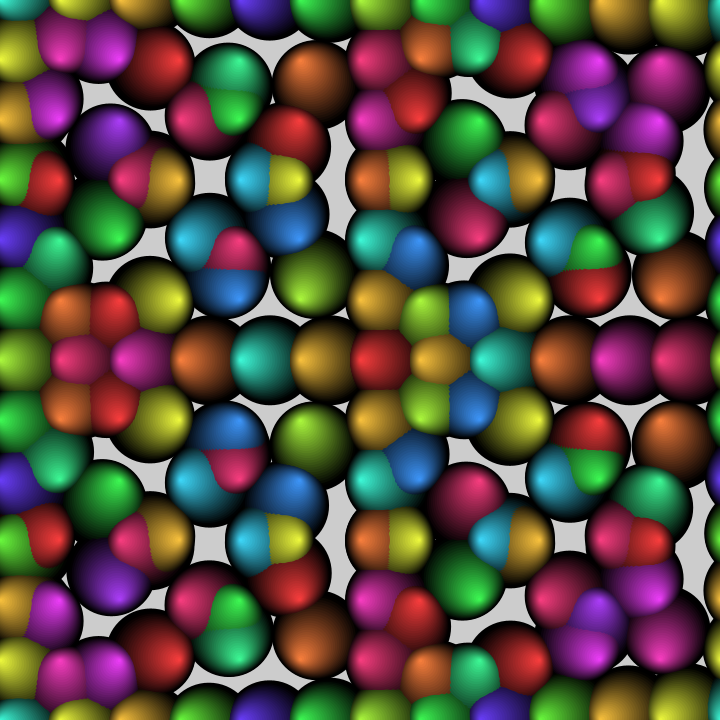
Frame 1 (no input)
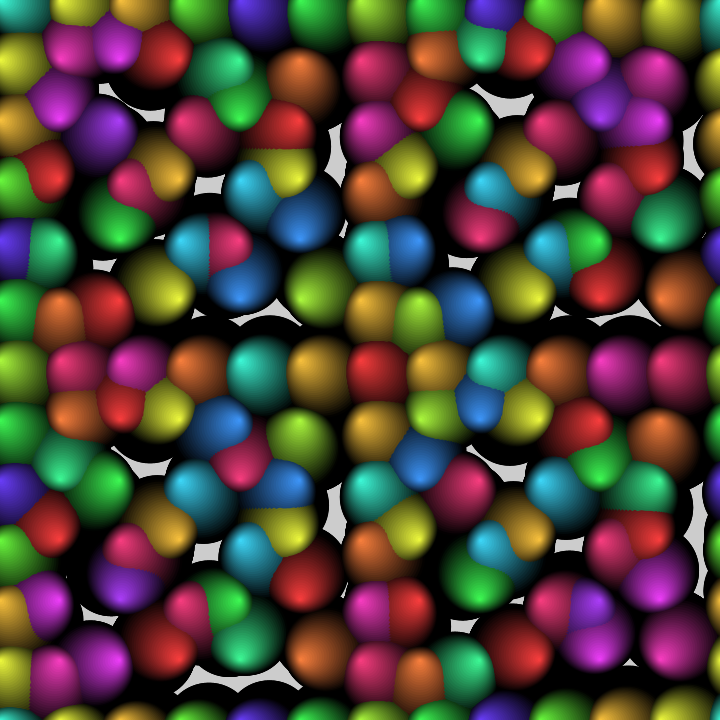
Frame 60 (the mouse pressed at the canvas centre just before this capture)
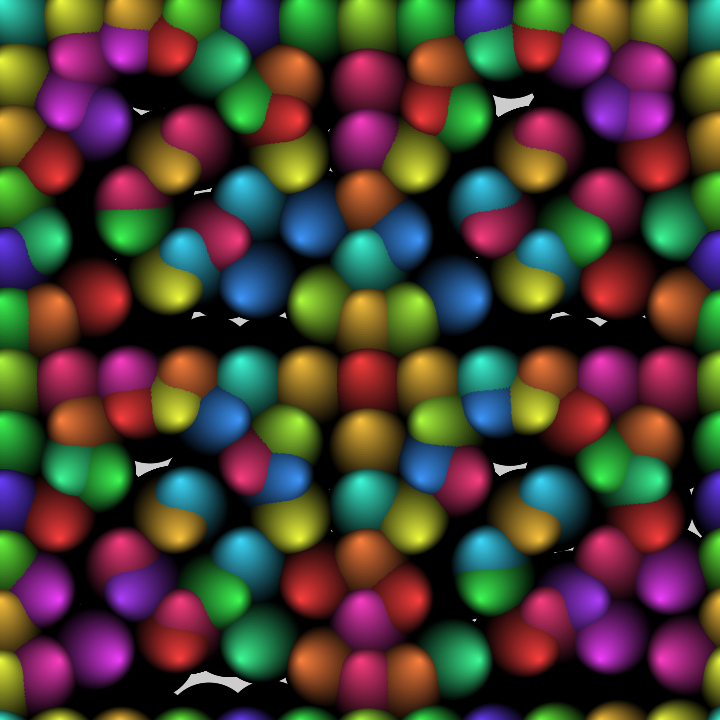
Frame 120 (the mouse held since frame 60 and released just before this capture)

The Processing sketch that drew these frames (run headless with seeded random() and noise(); from frame 60 on, the mouse is pressed at the canvas centre):

// Processing sketch: bit2atom_20210217c_occColorBalls2
// ── bit2atom_20210217c_occColorBalls2.pde
float t, d, x, y, E=360;
void setup() {
  size(720, 720);
  noStroke();
  colorMode(HSB);
}
void draw() {
  clear();
  t+=.01;
  for (d=90; d>0; d-=3)
    for (y=-E; y<=E; y+=60)
      for (x=-E; x<=E; x+=60) {
        fill((x*x+y*y)%255, 192, 255-d*3);
        circle(x+cos(x*y*4+t)*d/3+E, y+sin(x*y*4+t)*d/3+E, d);
      }
}
